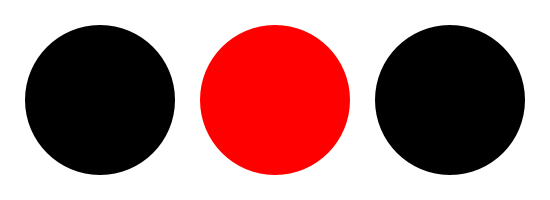
Frame 1 (no input)
Frame 60 (the mouse pressed at the canvas centre just before this capture): identical to frame 1, image omitted
Frame 120 (the mouse held since frame 60 and released just before this capture): identical to frame 1, image omitted

The Processing sketch that drew this single still picture (run headless with seeded random() and noise(); from frame 60 on, the mouse is pressed at the canvas centre):

// Processing sketch: cups
// ── cups.pde
/*  
 cups
 Game Building Blocks for Processing
 (c) 2013–2017 Brad Tober [http://www.bradtober.com]
 Licensed under The MIT License
 */

int x0Pos = 100;                                                                  // starting x position for cup 0
int x1Pos = 275;                                                                  // starting x position for cup 1
int x2Pos = 450;                                                                  // starting x position for cup 2
int x0Dir = 1;                                                                    // starting x direction for cup 0
int x1Dir = 1;                                                                    // starting x direction for cup 1
int x2Dir = 1;                                                                    // starting x direction for cup 2
int x0Speed, x1Speed, x2Speed;                                                    // speed variables, set randomly in setup()
int diameter = 150;                                                               // diameter of circles
int randomCup;                                                                    // a randomly chosen cup, set in setup()
boolean showCup = true;                                                           // whether or not to show the chosen cup
boolean timerRunning = true;                                                      // whether or not the first timer (to show the chosen cup) is running
int startTime;                                                                    // when the first timer is started
int timerLength = 3000;                                                           // the length, in milliseconds, of the first timer
boolean moveCups = false;                                                         // whether or not to move the cups
boolean timer2Running = false;                                                    // whether or not the second timer (to move the cups) is running
int startTime2;                                                                   // when the second timer is started
int timerLength2 = 5000;                                                          // the length, in milliseconds, of the second timer
boolean timeToChoose = false;                                                     // whether or not the cups have stopped moving and the player must pick one

void setup() {
  size(550, 200);
  noStroke();
  randomCup = int(random(3));                                                     // choose a random cup
  startTime = millis();                                                           // start the first timer
  x0Speed = int(random(10, 100));                                                 // set the speed for cup 0
  x1Speed = int(random(10, 100));                                                 // set the speed for cup 1
  x2Speed = int(random(10, 100));                                                 // set the speed for cup 2
  println("Click on the indicated circle after they have been mixed up!");
}

void draw() {
  background(255);
  if (millis() - startTime > timerLength && timerRunning) {                       // if the first timer has finished
    timerRunning = false;
    showCup = false;                                                              // don't show the chosen cup any more
    timer2Running = true;                                                         // start the second timer
    startTime2 = millis();
    moveCups = true;                                                              // move the cups
  }
  if (millis() - startTime2 > timerLength2 && timer2Running) {                    // if the second timer has finished
    timer2Running = false;
    moveCups = false;                                                             // stop moving the cups
    timeToChoose = true;                                                          // allow the player to select a cup (see mousePressed())
    if (x0Pos == min(x0Pos, x1Pos, x2Pos)) {                                      // the following if structures align the cup positions to the starting options.
      x0Pos = 100;                                                                // ...then x0Pos = 100
      if (x1Pos == min(x1Pos, x2Pos)) {                                           // if x1Pos is the minimum of the two remaining cups...
        x1Pos = 275;
        x2Pos = 450;
      } else {
        x1Pos = 450;
        x2Pos = 275;
      }
    }
    if (x1Pos == min(x0Pos, x1Pos, x2Pos)) {
      x1Pos = 100;
      if (x0Pos == min(x0Pos, x2Pos)) {
        x0Pos = 275;
        x2Pos = 450;
      } else {
        x0Pos = 450;
        x2Pos = 275;
      }
    }
    if (x2Pos == min(x0Pos, x1Pos, x2Pos)) {
      x2Pos = 100;
      if (x0Pos == min(x0Pos, x1Pos)) {
        x0Pos = 275;
        x1Pos = 450;
      } else {
        x0Pos = 450;
        x1Pos = 275;
      }
    }
  }
  if (randomCup == 0 && showCup) {                                                // if cup 0 is the chosen cup and it should be shown
    fill(255, 0, 0);                                                              // draw it in red
  } else {                                                                        // otherwise
    fill(0);                                                                      // draw it in black
  }
  ellipse(x0Pos, 100, diameter, diameter);                                        // draw cup 0
  if (randomCup == 1 && showCup) {                                                // cup 1...
    fill(255, 0, 0);
  } else {
    fill(0);
  }
  ellipse(x1Pos, 100, diameter, diameter);
  if (randomCup == 2 && showCup) {                                                // cup 2...
    fill(255, 0, 0);
  } else {
    fill(0);
  }
  ellipse(x2Pos, 100, diameter, diameter);
  if (moveCups) {                                                                 // if the cups are moving
    x0Pos += x0Speed * x0Dir;                                                     // change x0Pos
    if ((x0Pos > width - diameter/2) || (x0Pos < diameter/2)) {                   // don't let cup 0 leave the display window
      x0Dir = -x0Dir;
    }
    x1Pos += x1Speed * x1Dir;                                                     // change x1Pos
    if ((x1Pos > width - diameter/2) || (x1Pos < diameter/2)) {                   // don't let cup 1 leave the display window
      x1Dir = -x1Dir;
    }
    x2Pos += x2Speed * x2Dir;                                                     // change x2Pos
    if ((x2Pos > width - diameter/2) || (x2Pos < diameter/2)) {                   // don't let cup 2 leave the display window
      x2Dir = -x2Dir;
    }
  }
}

void mousePressed() {                                                             // when the mouse is pressed
  if (timeToChoose) {                                                             // if the player needs to select a cup
    if (dist(mouseX, mouseY, x0Pos, 100) <= diameter/2) {                         // if the player clicks on cup 0
      timeToChoose = false;                                                       // no more choices are allowed
      showCup = true;                                                             // show the correct cup
      if (randomCup == 0) {                                                       // if the randomly selected cup was cup 0
        println("Correct!");                                                      // display a "correct" message in the console
      } else {                                                                    // otherwise
        println("Sorry, wrong choice!");                                          // display an incorrect message in the console
      }
    }
    if (dist(mouseX, mouseY, x1Pos, 100) <= diameter/2) {                         // if the player clicks on cup 1
      timeToChoose = false;
      showCup = true;
      if (randomCup == 1) {
        println("Correct!");
      } else {
        println("Sorry, wrong choice!");
      }
    }
    if (dist(mouseX, mouseY, x2Pos, 100) <= diameter/2) {                         // if the player clicks on cup 2
      timeToChoose = false;
      showCup = true;
      if (randomCup == 2) {
        println("Correct!");
      } else {
        println("Sorry, wrong choice!");
      }
    }
  }
}
